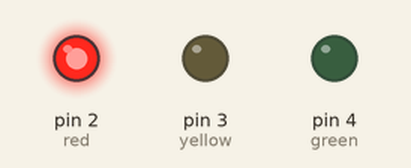
This sketch was run on a simulated Arduino Uno, built with avr-gcc and run on an emulated ATmega328P. Shown: output pins drawn as LEDs (lit = HIGH).

Above: at 2.5 s.
At 6.0 s:
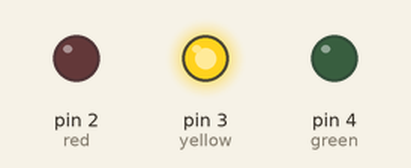
At 9.5 s:
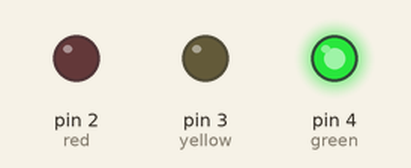
Timing chart, 0 to 15.6 s (numbered marks = the images above):
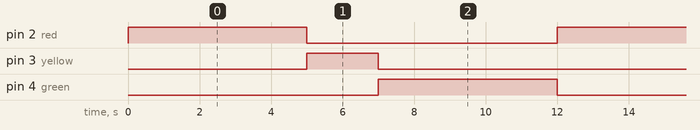

Measured:
- by itself, pin 2 (red), pin 4 (green): alternates HIGH for 5.0 s and LOW for 7.0 s
- by itself, pin 3 (yellow): alternates HIGH for 2.0 s and LOW for 10.0 s
- by itself, everything shown: repeats every 12.0 s, in 4 steps

The sketch:

traffic_light.ino
```cpp
const int red = 2;
const int yellow = 3;
const int green = 4;

void setup()
{
  pinMode(red, OUTPUT);
  pinMode(yellow, OUTPUT);
  pinMode(green, OUTPUT);
}

void loop()
{
  digitalWrite(red, HIGH);
  delay(5000);
  digitalWrite(red, LOW);

  digitalWrite(yellow, HIGH);
  delay(2000);
  digitalWrite(yellow, LOW);

  digitalWrite(green, HIGH);
  delay(5000);
  digitalWrite(green, LOW);
}
```
